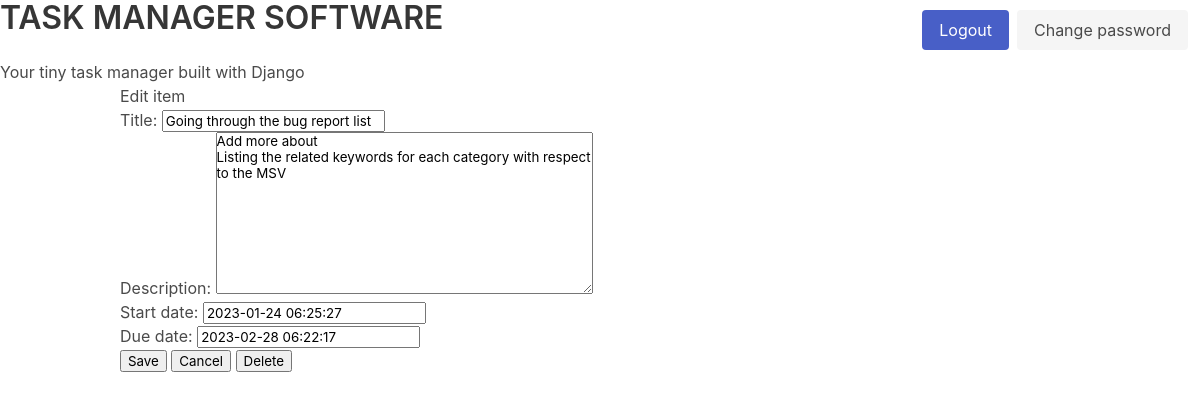
The page /task/1/ (signed in) on the database its author committed.
### task_app/models.py (models this page shows, shortened)
class TaskItem(models.Model):
    title = models.CharField(max_length=100)
    description = models.TextField(null=True, blank=True)
    created_date = models.DateTimeField(auto_now_add=True)
    start_date = models.DateTimeField(default=timezone.now)
    due_date = models.DateTimeField(default=one_week_hence)
    class Meta:
        ordering = ["due_date"]

### task_app/views.py (the view)
# urls.py: path("task/<int:pk>/", views.ItemUpdate.as_view(), name="item-update", ),
class ItemUpdate(UpdateView):
    model = TaskItem
    fields = [
        "title",
        "description",
        "start_date",
        "due_date",
        ]
    @method_decorator(login_required)
    def dispatch(self, *args, **kwargs):
        return super(ItemUpdate, self).dispatch(*args, **kwargs)
    def get_context_data(self):
        context = super(ItemUpdate, self).get_context_data()
        context["title"] = "Edit item"
        return context

### task_app/templates/task_app/taskitem_form.html (shortened to what this page needs)
{% extends "base.html" %}
{% block content %}
<h3>{{ title }}</h3>
<div>
    <div>
        <form method="post">
            {{ form.as_p }}
            <input
                value="Save"
                type="submit">
           <input
                value="Cancel"
                type="button"
                onclick="location.href='{% url "index" %}';">
            {% if object %}
            <input
                value="Delete"
                type="button"
                onclick="location.href=
                '{% url "task-delete" object.id %}'">
            {% endif %}
        </form>
    </div>
</div>
{% endblock %}

### rows shown on the page
TaskItem: title "Going through the bug report list", description "Add more about Listing the related keywords for each category with respect to the MSV", start_date "2023-01-24 06:25:27", due_date "2023-02-28 06:22:17", id "Delete"

### other values the page prints
{{ title }} "Edit item"
